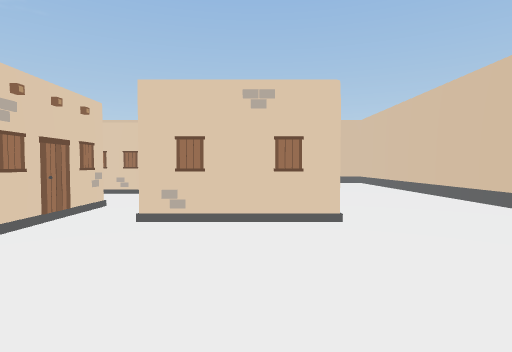
View 1 (above)

24 first-person views from a walk through a scene from a Unity 3-D project. The camera is 1.4 m above the floor, tilts 2° down and sees 80° across. The floor is counted in squares, 2 m on a side. Each view is taken from the middle of a square. On the plan, view 1 faces up. The plan holds only what a view shows up to about 10 squares ahead; the rest is blank. The player character is not drawn.

View 2
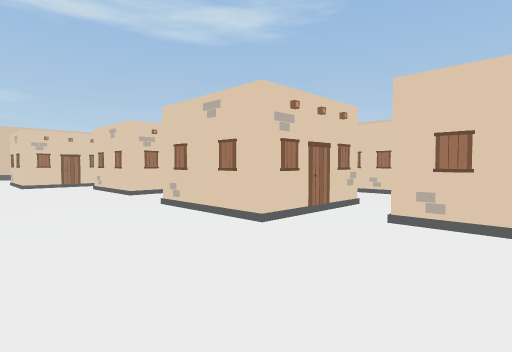

View 3
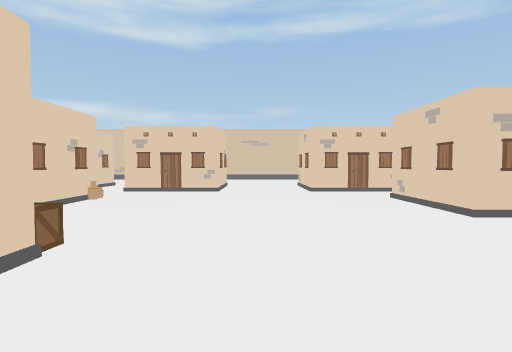

View 4
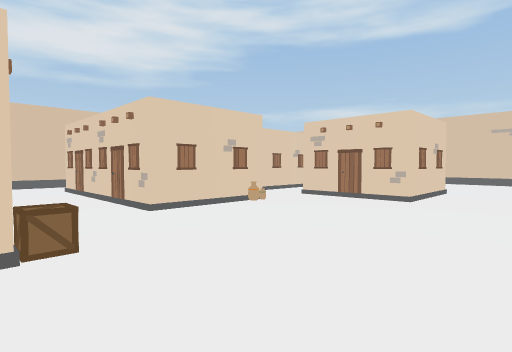

View 5
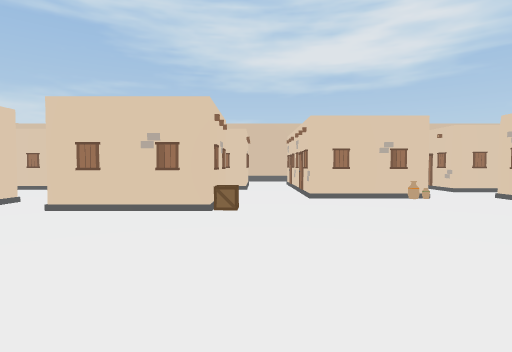

View 6
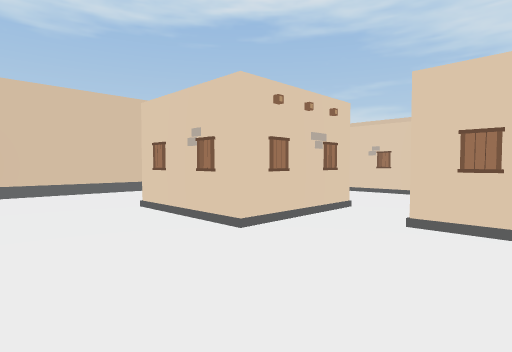

View 7
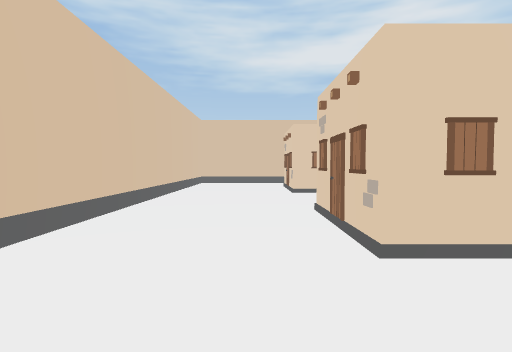

View 8
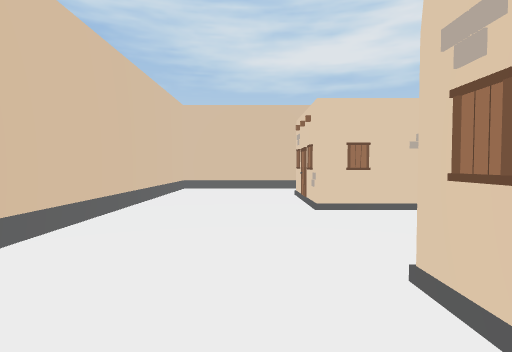

View 9
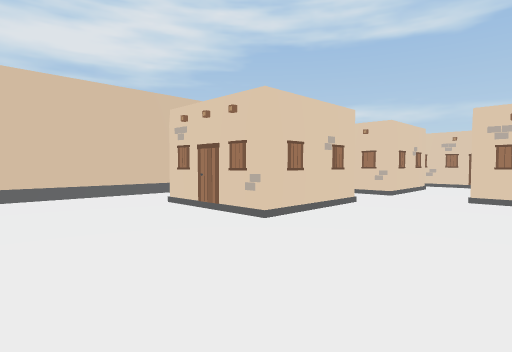

View 10
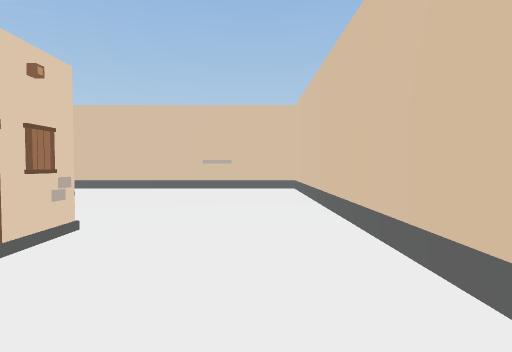

View 11
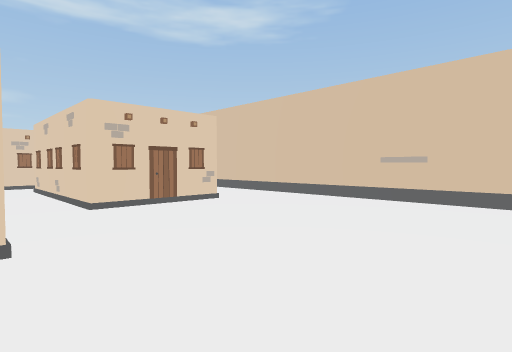

View 12
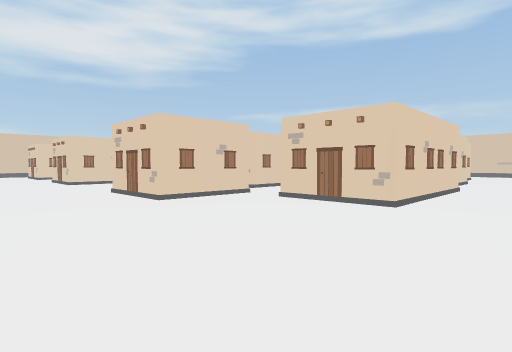

View 13
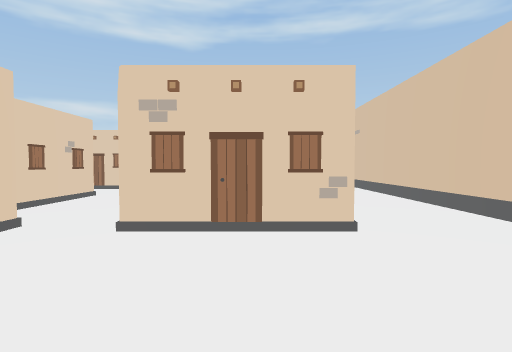

View 14
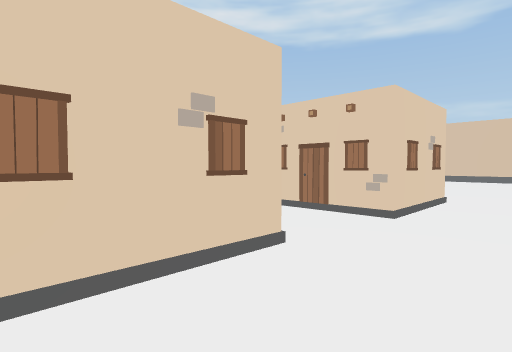

View 15
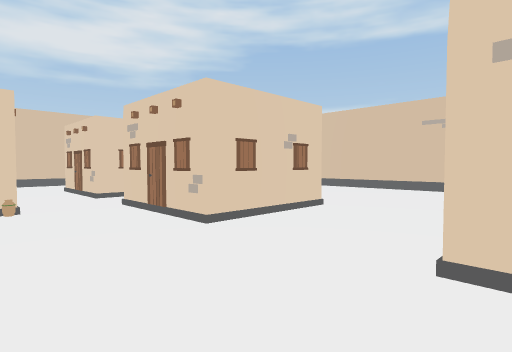

View 16
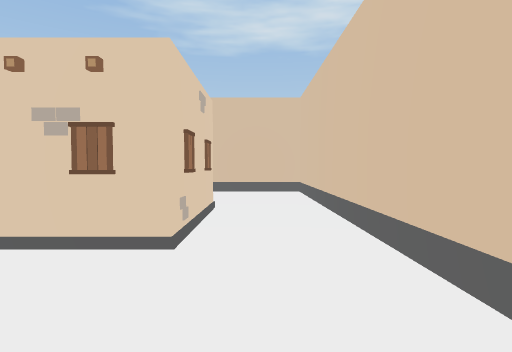

View 17
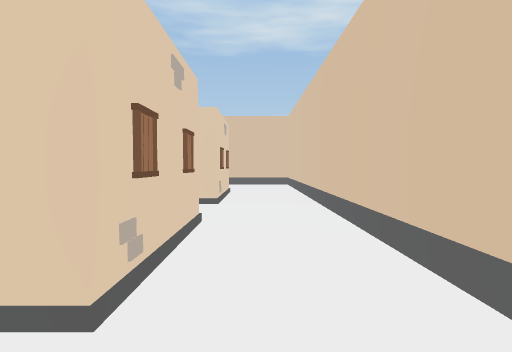

View 18
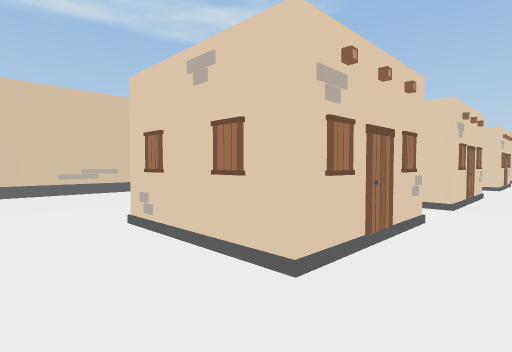

View 19
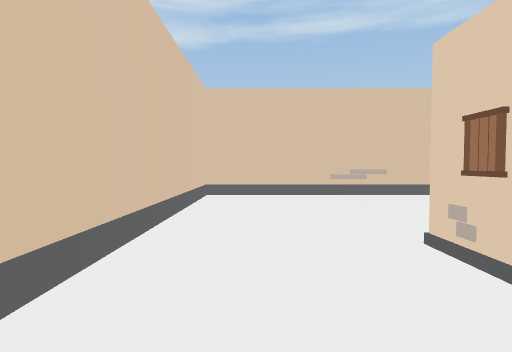

View 20
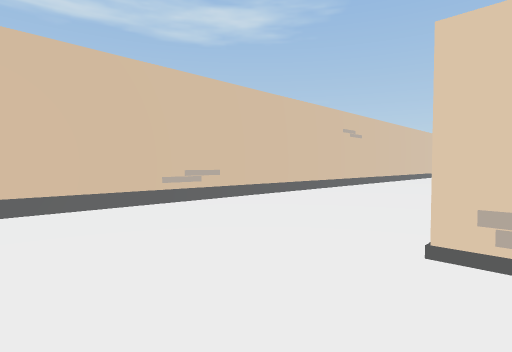

View 21
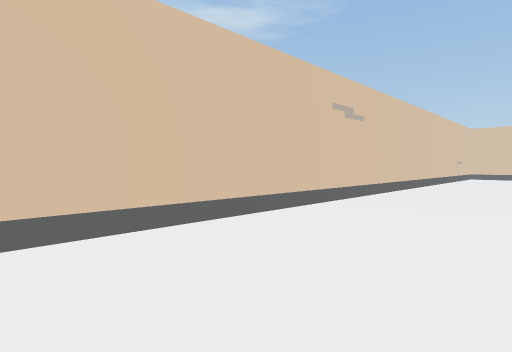

View 22
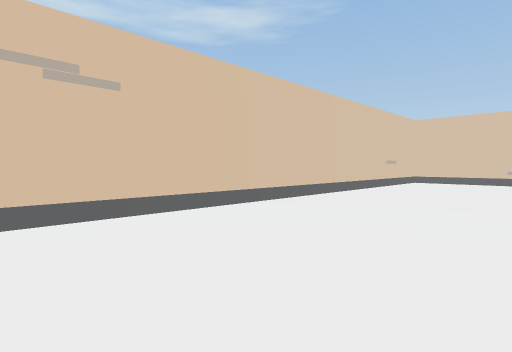

View 23
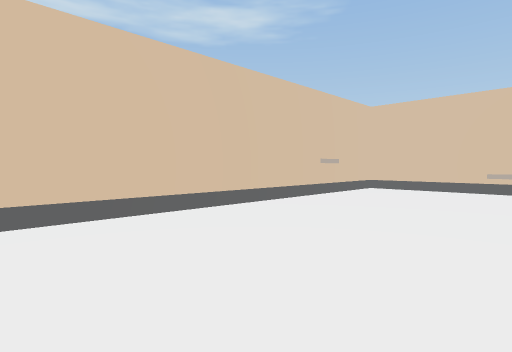

View 24
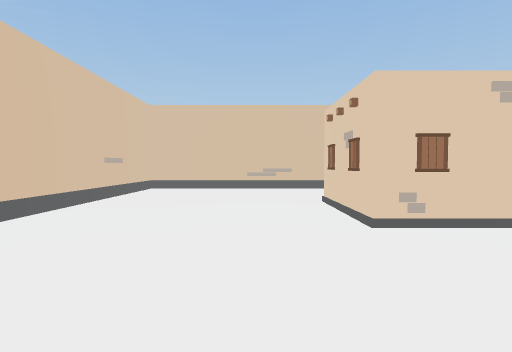

### Floor plan
Key: @ floor where view 1 was taken; # wall or solid block; . floor; B building; A box; O other object.
Columns run from 19 left of view 1 to 5 right of it. Each row starts with its distance up from view 1.
 13 #######    ##############
 12 #...OO.     ............#
 11 #......    .............#
 10 #.....     ...####......#
  9 #.....         ###......#
  8 #.....      # B###B.....#
  7 #.....##  B ............#
  6 #.....B...........###...#
  5 #.........##B.##B. ##...#
  4 #.....  B ###.###.B##...#
  3 #.....  ..###.###......
  2 #.....##...............
  1 #.......................#
  0 #..................@....#
 -1 #.....##..........###...#
 -2 #....  #.....A##B.###...#
 -3 #....B #..O...#  .B.....#
 -4 #....  ...##B.###.......#
 -5 #.....##.. ##...........#
 -6 #O.... #..  #.##B.###...#
 -7 #O....B#..  #.## .###...#
 -8 #.........B ..##..B##...#
 -9 #.........  ............#
-10 #........   ............#
-11 #########  ##############

Positions as (right, up) in squares from view 1, and headings:
1: (0, 0), facing up
2: (0, 0), facing up-left
3: (-3, 0), facing left
4: (-5, 1), facing down-left
5: (-6, 3), facing down
6: (-4, 2), facing down-right
7: (2, 2), facing down
8: (2, -1), facing down
9: (4, -3), facing down-left
10: (3, 3), facing up
11: (4, 6), facing up-left
12: (4, 12), facing down-left
13: (2, 9), facing left
14: (-3, 7), facing down-left
15: (-9, 2), facing down-left
16: (-4, -9), facing right
17: (-7, -9), facing right
18: (-10, -9), facing up-left
19: (-11, -9), facing left
20: (-13, -10), facing up-left
21: (-15, -6), facing up-left
22: (-14, -1), facing up-left
23: (-14, 3), facing up-left
24: (-15, 3), facing up
